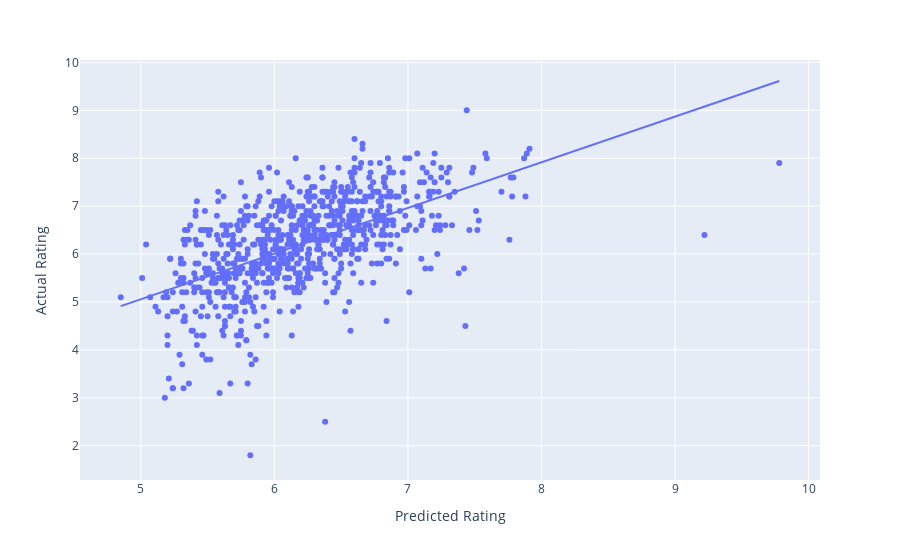

The cell this chart's notebook holds for it:
### Code cell
# Create interactive actual vs prediction scatter plot
import plotly.express as px

df = clean_comp_results
fig = px.scatter(df, x="Predicted Rating", y="Actual Rating", trendline="ols", hover_data=['Accuracy','Title', 'Genre' , 'Duration (min)' , 'Budget (mm)' , 'MPAA Rating' ])
fig.show()

### Figure 1 — Plotly figure (JSON) as saved in the notebook; plotly's stock layout.template omitted (floating-point values rounded to 4 significant figures; data arrays with more than 128 entries replaced by an {"elided": "..."} marker saying what was removed)
{"data": [{"customdata": {"elided": "827x6 mixed values"}, "hovertemplate": "Predicted Rating=%{x}<br>Actual Rating=%{y}<br>Accuracy=%{customdata[0]}<br>Title=%{customdata[1]}<br>Genre=%{customdata[2]}<br>Duration (min)=%{customdata[3]}<br>Budget (mm)=%{customdata[4]}<br>MPAA Rating=%{customdata[5]}<extra></extra>", "legendgroup": "", "marker": {"color": "#636efa", "symbol": "circle"}, "mode": "markers", "name": "", "orientation": "v", "showlegend": false, "type": "scatter", "x": {"elided": "827 float values"}, "xaxis": "x", "y": {"elided": "827 float values"}, "yaxis": "y"}, {"hovertemplate": "<b>OLS trendline</b><br>Actual Rating = 0.95313 * Predicted Rating + 0.290461<br>R<sup>2</sup>=0.328815<br><br>Predicted Rating=%{x}<br>Actual Rating=%{y} <b>(trend)</b><extra></extra>", "legendgroup": "", "marker": {"color": "#636efa", "symbol": "circle"}, "mode": "lines", "name": "", "showlegend": false, "type": "scatter", "x": {"elided": "827 float values"}, "xaxis": "x", "y": {"elided": "827 float values"}, "yaxis": "y"}], "layout": {"legend": {"tracegroupgap": 0}, "margin": {"t": 60}, "xaxis": {"anchor": "y", "domain": [0, 1], "title": {"text": "Predicted Rating"}}, "yaxis": {"anchor": "x", "domain": [0, 1], "title": {"text": "Actual Rating"}}}}
